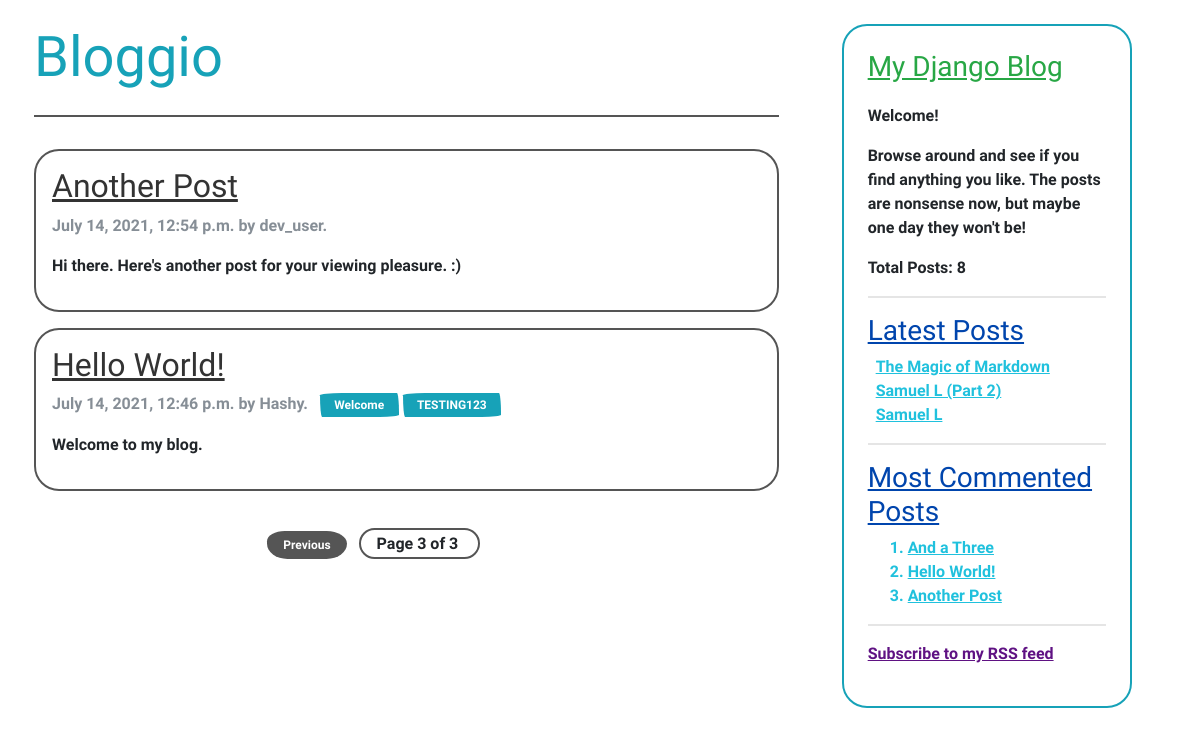
Page /blog/?page=3 on the committed database.
### blog/models.py (models this page shows, shortened)
class Post(models.Model):
    STATUS_CHOICES = (
        ('draft', 'Draft'),
        ('published', 'Published'),
    )
    id = models.AutoField(primary_key=True)
    title = models.CharField(max_length=250)
    slug = models.SlugField(max_length=250,
                            unique_for_date='publish')
    author = models.ForeignKey(User,
                               on_delete=models.CASCADE,
                               related_name='blog_posts')
    body = models.TextField()
    publish = models.DateTimeField(default=timezone.now)
    created = models.DateTimeField(auto_now_add=True)
    updated = models.DateTimeField(auto_now=True)
    status = models.CharField(max_length=10,
                              choices=STATUS_CHOICES,
                              default='draft')
    votes = models.IntegerField(default=0)
    tags = TaggableManager()
    objects = models.Manager()
    published = PublisherManager()
    class Meta:
        ordering = ('-publish', )
    def get_absolute_url(self):
        return reverse('blog:post_detail',
                       args=[self.publish.year,
                             self.publish.month,
                             self.publish.day,
                             self.slug])

### blog/views.py (the view)
# urls.py: path('', views.post_list, name='post_list'),
def post_list(request, tag_slug=None):
    posts_list = Post.published.all()
    tag = None
    if tag_slug:
        tag = get_object_or_404(Tag, slug=tag_slug)
        posts_list = posts_list.filter(tags__name__in=[tag])
    paginator = Paginator(posts_list, 3)
    page = request.GET.get('page')
    try:
        posts = paginator.page(page)
    except PageNotAnInteger:
        posts = paginator.page(1)
    except EmptyPage:
        posts = paginator.page(paginator.num_pages)
    return render(request,
                  'blog/post/list.html',
                  { 'posts': posts, 'page': page, 'tag': tag })

### blog/models.py (called while the page is built)
    def get_queryset(self):
        return super(PublisherManager, self).get_queryset()\
                .filter(status='published')

### blog/templatetags/blog_tags.py (called while the page is built)
@register.simple_tag
def total_posts():
    return Post.published.count()

@register.inclusion_tag('blog/post/latest_posts.html')
def show_latest_posts(count=5):
    latest_posts = Post.published.order_by('-publish')[:count]
    return {'latest_posts': latest_posts}

@register.filter(name='markdown')
def markdown_format(text):
    return mark_safe(markdown.markdown(text))

@register.simple_tag
def get_most_commented_posts(count=5):
    return Post.published.annotate(
                total_comments=Count('comments')
            ).order_by('-total_comments')[:count]

### blog/templates/blog/post/list.html (shortened to what this page needs)
{% extends "blog/base.html" %}
{% load blog_tags %}
{% block content %}
    <a href="/blog" class="text-decoration-none">
        <h1 class="display-4 text-info mt-4 pb-4 border-bottom border-secondary">
            Bloggio
        </h1>
    </a>
    <div class="d-flex flex-column my-4">
        {% for post in posts %}
            <div class="border rounded  border-secondary my-2 p-3">
                <h2 class="">
                    <a href="{{ post.get_absolute_url }}">
                        {{ post.title }}
                    </a>
                </h2>
                <p class="text-muted">
                    <span class="mr-2">{{ post.publish }} by {{ post.author }}.</span>
                    <span class="tags">
                        {% for tag in post.tags.all %}
                            <span class="badge bg-info text-wrap">
                                <a  href="{% url 'blog:post_list_by_tag' tag.slug %}"
                                    class="text-decoration-none text-light">
                                    {{ tag.name }}
                                </a>
                            </span>
                        {% endfor %}
                    </span>
                </p>
                {{  post.body | markdown | truncatewords_html:30 }}
            </div>
        {% endfor %}
    </div>
    {% include "./components/pagination.html" with page=posts %}
{% endblock %}

### blog/templates/blog/components/sidecard.html
{% load blog_tags %}
<div class="col-3 card border-info rounded mt-4 ml-5 p-1 h-50">
    <div class="card-body">
        <h4 class="card-title h3 pb-2 text-success"><ins>My Django Blog</ins></h4>
        <p class="card-text">Welcome!</p>
        <p class="card-text">
            Browse around and see if you find anything you like. The posts are nonsense now, but maybe one day they won't be!
        </p>
        <p><strong>Total Posts:</strong> {% total_posts %}</p>
        <hr>
        <div>
            <h3 class="my-2 dark-blue"><ins>Latest Posts</ins></h3>
            {% show_latest_posts 3 %}
        </div>
        <hr>
        <div class="my-2">
            <h3 class="dark-blue"><ins>Most Commented Posts</ins></h3>
            {% get_most_commented_posts 3 as most_commented_posts %}
            <ol>
                {% for post in most_commented_posts %}
                    <li class="light-blue">
                        <a  href="{{ post.get_absolute_url }}"
                            class="light-blue">
                            {{ post.title }}
                        </a>
                    </li>
                {% endfor %}
            </ol>
        </div>
        <hr>
        <div class="my-2">
            <p>
                <a href="{% url 'blog:post_feed' %}" class="purple">
                    Subscribe to my RSS feed
                </a>
            </p>
        </div>
    </div>
</div>

### blog/templates/blog/post/latest_posts.html
<ul class="list-unstyled">
    {% for post in latest_posts %}
        <li class="pl-2">
            <a href="{{ post.get_absolute_url }}" class="light-blue">
                {{ post.title }}
            </a>
        </li>
    {% endfor %}
</ul>

### blog/static/css/blog.css (style rules this page uses)
.light-blue { color: rgb(32, 193, 221); }
.dark-blue { color: rgb(0, 69, 173); }
.purple { color: rgb(95, 18, 131); }

### rows in the picture
Post: title "Another Post", publish "July 14, 2021, 12:54 p.m.", author "dev_user", body "Hi there. Here's another post for your viewing pleasure. :)"
Post: title "Hello World!", publish "July 14, 2021, 12:46 p.m.", author "Hashy", body "Welcome to my blog."
Tag: name "Welcome"
Tag: name "TESTING123"
Post: title "The Magic of Markdown"
Post: title "Samuel L (Part 2)"
Post: title "Samuel L"
Post: title "And a Three"

### other values in the picture
{{ page.number }} "3"
{{ page.paginator.num_pages }} "3"
